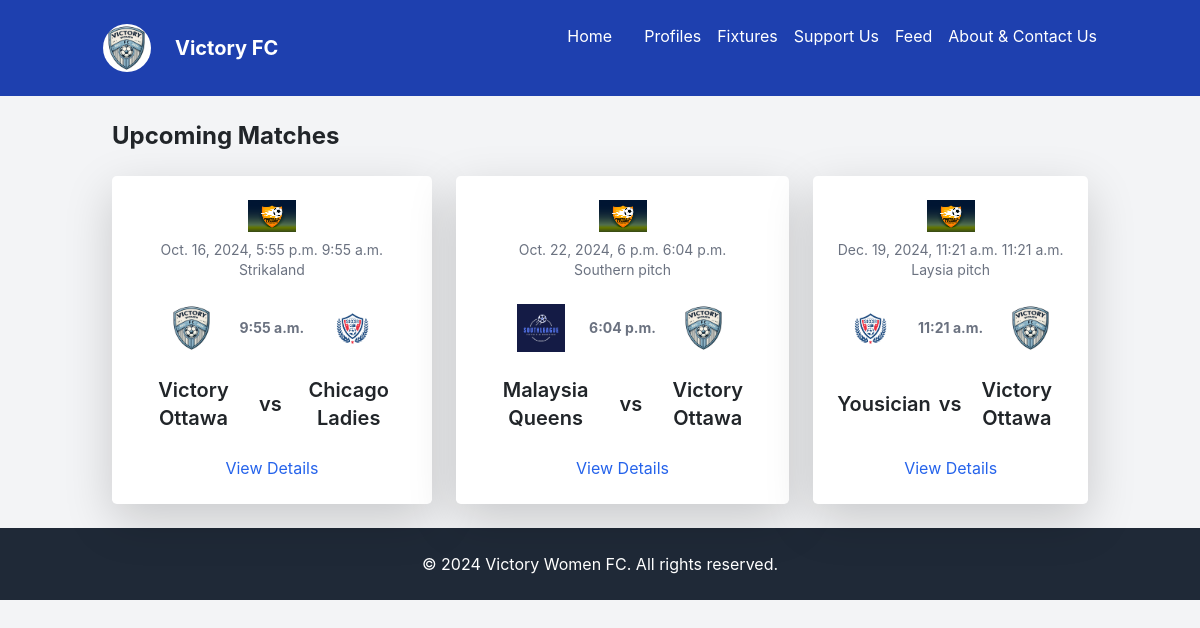
The page /matches/ on the database its author committed.
### main/models.py (models this page shows, shortened)
class Match(models.Model):
    home_team = models.CharField(max_length=100, blank=True, null=True)
    home_team_logo = models.ImageField(upload_to='team_logos/', blank=True, null=True)
    home_score = models.PositiveIntegerField(default=0)
    away_team = models.CharField(max_length=100)
    away_team_logo = models.ImageField(upload_to='team_logos/',  blank=True, null=True)
    away_score = models.PositiveIntegerField(default=0)
    league_logo = models.ImageField(upload_to='league_logos/', blank=True, null=True)  # Optional league logo
    date = models.DateTimeField()
    time = models.TimeField()  # Separate time field if needed
    location = models.CharField(max_length=100)
    practice_time = models.TimeField()
    match_time = models.TimeField()

### main/views.py (the view)
# urls.py: path('matches/', views.match_list, name='match_list'),
def match_list(request):
    matches = Match.objects.all()
    return render(request, 'match_list.html', {'matches': matches})

### templates/match_list.html
{% extends 'base.html' %}
{% load static %}
{% load image_tags %}
{% block content %}
<h2 class="text-2xl font-bold mb-4">Upcoming Matches</h2>
<div class="grid grid-cols-1 sm:grid-cols-2 md:grid-cols-3 lg:grid-cols-4 gap-6" style="display: flex; justify-content: space-between;">
    {% for match in matches %}
    <div class="bg-white p-6 rounded-lg shadow-lg text-center">
        <img src="{{ match.league_logo.url }}" alt="League Logo" class="h-8 mx-auto mb-2">
        <p class="text-sm text-gray-500">{{ match.date }} {{ match.time }}</p>
        <p class="text-sm text-gray-500 mb-4">{{ match.location }}</p>
        <div class="flex items-center justify-center mb-4">
            {% if match.home_team_logo %}
            <img src="{{ match.home_team_logo.url }}" alt="{{ match.home_team }}" class="w-12 h-12 object-cover mr-4">
            {% else %}
            <img src="{% static 'default_home_logo.png' %}" alt="{{ match.home_team }}" class="w-12 h-12 object-cover mr-4">
            {% endif %}
            <div class="text-xl font-bold"><p class="text-sm text-gray-500">{{ match.time }}</p></div>
            {% if match.away_team_logo %}
            <img src="{{ match.away_team_logo.url }}" alt="{{ match.away_team }}" class="w-12 h-12 object-cover ml-4">
            {% else %}
            <img src="{% static 'default_away_logo.png' %}" alt="{{ match.away_team }}" class="w-12 h-12 object-cover ml-4">
            {% endif %}
        </div>
        <div class="flex justify-center items-center text-xl font-semibold">
            <span>{{ match.home_team }}</span>
            <span class="mx-2">vs</span>
            <span>{{ match.away_team }}</span>
        </div>
        <a href="{% url 'match_detail' match.pk %}" class="text-blue-600 hover:underline mt-4 block">View Details</a>
    </div>
    {% endfor %}
</div>
{% endblock %}

### rows shown on the page
Match: league_logo (picture), date "Oct. 16, 2024, 5:55 p.m.", time "9:55 a.m.", location "Strikaland", home_team_logo (picture), away_team_logo (picture), home_team "Victory Ottawa", away_team "Chicago Ladies"
Match: league_logo (picture), date "Oct. 22, 2024, 6 p.m.", time "6:04 p.m.", location "Southern pitch", home_team_logo (picture), away_team_logo (picture), home_team "Malaysia Queens", away_team "Victory Ottawa"
Match: league_logo (picture), date "Dec. 19, 2024, 11:21 a.m.", time "11:21 a.m.", location "Laysia pitch", home_team_logo (picture), away_team_logo (picture), home_team "Yousician", away_team "Victory Ottawa"
